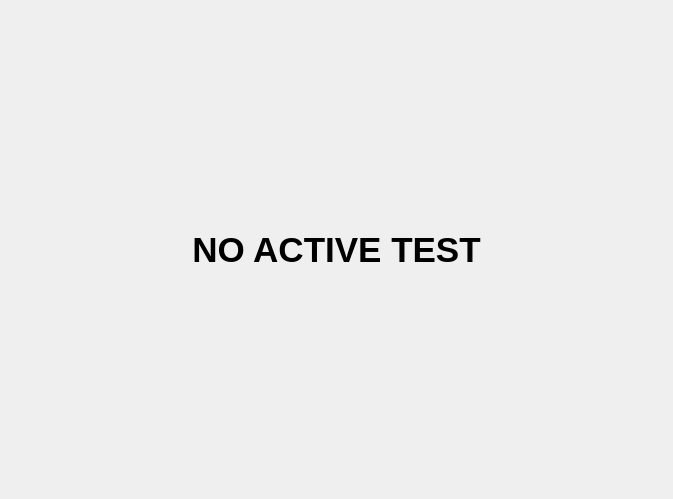
<?xml version="1.0" encoding="UTF-8"?>
<ui version="4.0">
 <class>TaskViewWidget</class>
 <widget class="QWidget" name="TaskViewWidget">
  <property name="geometry">
   <rect>
    <x>0</x>
    <y>0</y>
    <width>673</width>
    <height>499</height>
   </rect>
  </property>
  <property name="windowTitle">
   <string>Form</string>
  </property>
  <layout class="QGridLayout" name="gridLayout">
   <item row="0" column="0">
    <widget class="QLabel" name="label">
     <property name="font">
      <font>
       <pointsize>26</pointsize>
       <bold>true</bold>
       <stylestrategy>PreferAntialias</stylestrategy>
      </font>
     </property>
     <property name="layoutDirection">
      <enum>Qt::LeftToRight</enum>
     </property>
     <property name="text">
      <string>NO ACTIVE TEST</string>
     </property>
     <property name="alignment">
      <set>Qt::AlignCenter</set>
     </property>
    </widget>
   </item>
  </layout>
 </widget>
 <resources/>
 <connections/>
</ui>
